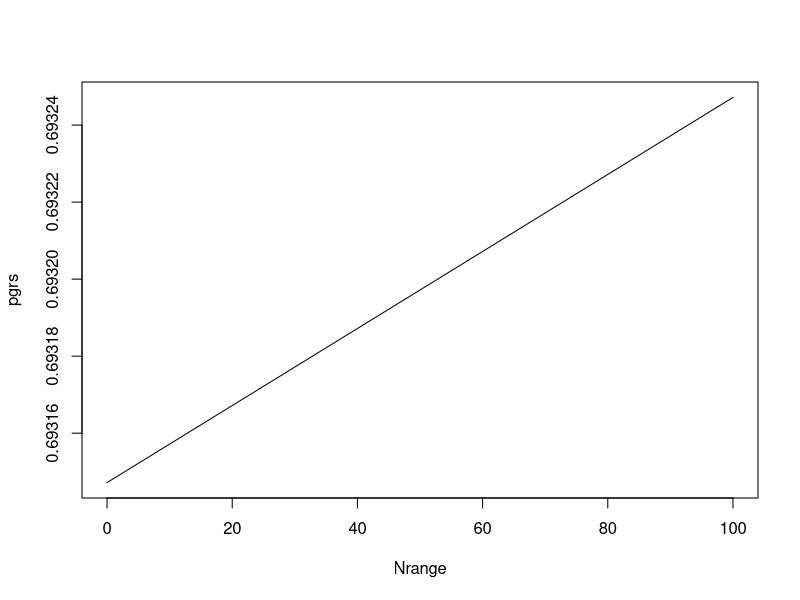
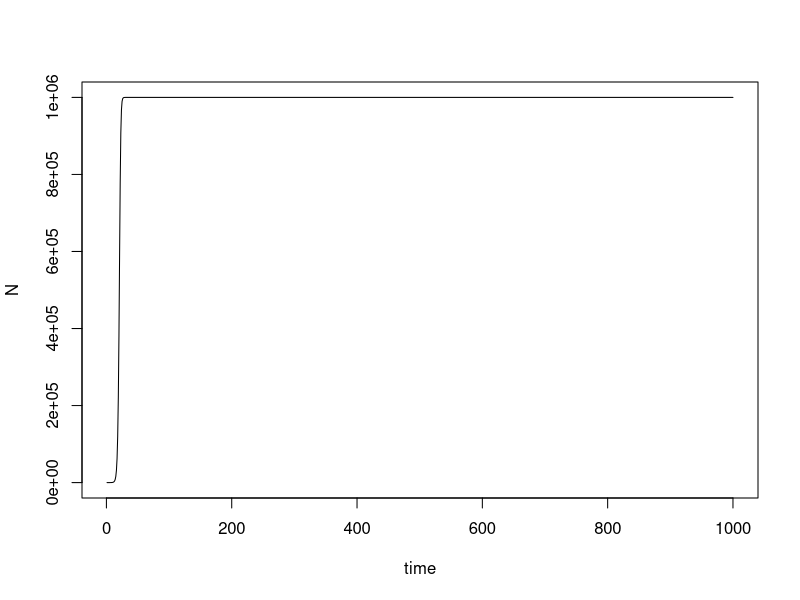

These charts were generated, in order, by the following R code:
# Annual plant Ricker model

N0 = 1
r0 = log(2)
d = 1/10000000*10
K = 1000000000*1/1

Nrange = seq(0,100, length=1000)
pgrs = r0 + d*Nrange

plot(Nrange, pgrs, type='l')


N = vector()
N[1] = N0
timesteps = 1000

for(i in 2:timesteps) {
  N[i] = N[i-1] * exp(r0 * (1 - d * N[i-1]))
}

time = 1:timesteps

plot(time, N, type='l')
